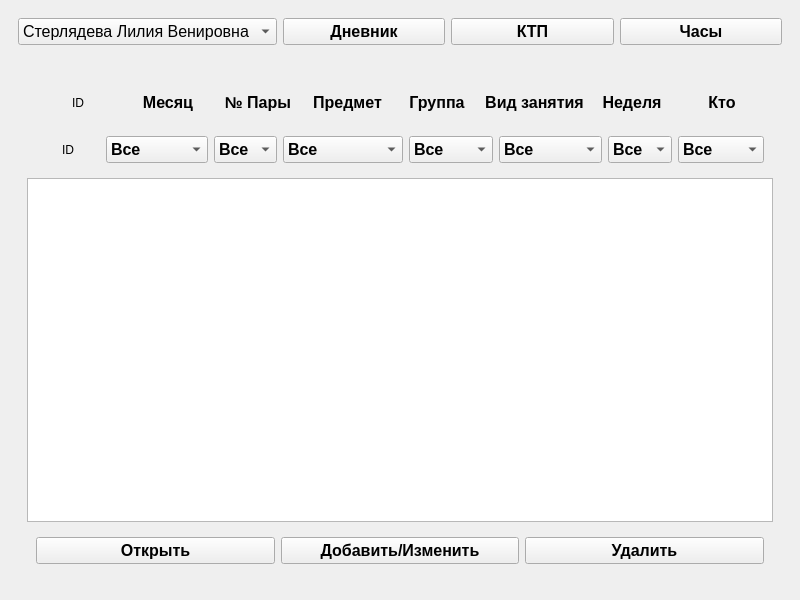
<?xml version="1.0" encoding="UTF-8"?>
<ui version="4.0">
 <class>MainWindow</class>
 <widget class="QMainWindow" name="MainWindow">
  <property name="geometry">
   <rect>
    <x>0</x>
    <y>0</y>
    <width>800</width>
    <height>600</height>
   </rect>
  </property>
  <property name="windowTitle">
   <string>MainWindow</string>
  </property>
  <widget class="QWidget" name="centralwidget">
   <layout class="QVBoxLayout" name="verticalLayout">
    <item>
     <widget class="QWidget" name="widget" native="true">
      <layout class="QVBoxLayout" name="verticalLayout_3">
       <item>
        <layout class="QHBoxLayout" name="horizontalLayout">
         <item>
          <widget class="QComboBox" name="FIO">
           <property name="font">
            <font>
             <pointsize>12</pointsize>
            </font>
           </property>
           <property name="currentText">
            <string>Стерлядева Лилия Венировна</string>
           </property>
           <property name="currentIndex">
            <number>0</number>
           </property>
           <item>
            <property name="text">
             <string>Стерлядева Лилия Венировна</string>
            </property>
           </item>
          </widget>
         </item>
         <item>
          <widget class="QPushButton" name="dnev">
           <property name="font">
            <font>
             <pointsize>12</pointsize>
             <weight>75</weight>
             <bold>true</bold>
            </font>
           </property>
           <property name="text">
            <string>Дневник</string>
           </property>
          </widget>
         </item>
         <item>
          <widget class="QPushButton" name="but_ktp">
           <property name="font">
            <font>
             <pointsize>12</pointsize>
             <weight>75</weight>
             <bold>true</bold>
            </font>
           </property>
           <property name="text">
            <string>КТП</string>
           </property>
          </widget>
         </item>
         <item>
          <widget class="QPushButton" name="but_time">
           <property name="font">
            <font>
             <pointsize>12</pointsize>
             <weight>75</weight>
             <bold>true</bold>
            </font>
           </property>
           <property name="text">
            <string>Часы</string>
           </property>
          </widget>
         </item>
        </layout>
       </item>
       <item>
        <widget class="QStackedWidget" name="stackedWidget">
         <widget class="QWidget" name="page1">
          <layout class="QVBoxLayout" name="verticalLayout_2">
           <item>
            <widget class="QWidget" name="table" native="true">
             <layout class="QHBoxLayout" name="horizontalLayout_4"/>
            </widget>
           </item>
           <item>
            <widget class="QWidget" name="labels" native="true">
             <layout class="QHBoxLayout" name="horizontalLayout_2">
              <item>
               <widget class="QLabel" name="label_3">
                <property name="text">
                 <string>ID</string>
                </property>
                <property name="alignment">
                 <set>Qt::AlignCenter</set>
                </property>
               </widget>
              </item>
              <item>
               <widget class="QLabel" name="month_2">
                <property name="font">
                 <font>
                  <pointsize>12</pointsize>
                  <weight>75</weight>
                  <bold>true</bold>
                 </font>
                </property>
                <property name="text">
                 <string>Месяц</string>
                </property>
                <property name="alignment">
                 <set>Qt::AlignCenter</set>
                </property>
               </widget>
              </item>
              <item>
               <widget class="QLabel" name="number_2">
                <property name="font">
                 <font>
                  <pointsize>12</pointsize>
                  <weight>75</weight>
                  <bold>true</bold>
                 </font>
                </property>
                <property name="text">
                 <string>№ Пары</string>
                </property>
                <property name="alignment">
                 <set>Qt::AlignCenter</set>
                </property>
               </widget>
              </item>
              <item>
               <widget class="QLabel" name="item_2">
                <property name="font">
                 <font>
                  <pointsize>12</pointsize>
                  <weight>75</weight>
                  <bold>true</bold>
                 </font>
                </property>
                <property name="text">
                 <string>Предмет</string>
                </property>
                <property name="alignment">
                 <set>Qt::AlignCenter</set>
                </property>
               </widget>
              </item>
              <item>
               <widget class="QLabel" name="group_2">
                <property name="font">
                 <font>
                  <pointsize>12</pointsize>
                  <weight>75</weight>
                  <bold>true</bold>
                 </font>
                </property>
                <property name="text">
                 <string>Группа</string>
                </property>
                <property name="alignment">
                 <set>Qt::AlignCenter</set>
                </property>
               </widget>
              </item>
              <item>
               <widget class="QLabel" name="classes_2">
                <property name="font">
                 <font>
                  <pointsize>12</pointsize>
                  <weight>75</weight>
                  <bold>true</bold>
                 </font>
                </property>
                <property name="text">
                 <string>Вид занятия</string>
                </property>
                <property name="alignment">
                 <set>Qt::AlignCenter</set>
                </property>
               </widget>
              </item>
              <item>
               <widget class="QLabel" name="week_2">
                <property name="font">
                 <font>
                  <pointsize>12</pointsize>
                  <weight>75</weight>
                  <bold>true</bold>
                 </font>
                </property>
                <property name="text">
                 <string>Неделя</string>
                </property>
                <property name="alignment">
                 <set>Qt::AlignCenter</set>
                </property>
               </widget>
              </item>
              <item>
               <widget class="QLabel" name="who_2">
                <property name="font">
                 <font>
                  <pointsize>12</pointsize>
                  <weight>75</weight>
                  <bold>true</bold>
                 </font>
                </property>
                <property name="text">
                 <string>Кто</string>
                </property>
                <property name="alignment">
                 <set>Qt::AlignCenter</set>
                </property>
               </widget>
              </item>
             </layout>
            </widget>
           </item>
           <item>
            <widget class="QWidget" name="combos" native="true">
             <layout class="QHBoxLayout" name="horizontalLayout_3">
              <item>
               <widget class="QLabel" name="id">
                <property name="layoutDirection">
                 <enum>Qt::LeftToRight</enum>
                </property>
                <property name="text">
                 <string>ID</string>
                </property>
                <property name="alignment">
                 <set>Qt::AlignCenter</set>
                </property>
               </widget>
              </item>
              <item>
               <widget class="QComboBox" name="month_1">
                <property name="font">
                 <font>
                  <pointsize>12</pointsize>
                  <weight>75</weight>
                  <bold>true</bold>
                 </font>
                </property>
                <property name="layoutDirection">
                 <enum>Qt::LeftToRight</enum>
                </property>
                <item>
                 <property name="text">
                  <string>Все</string>
                 </property>
                </item>
                <item>
                 <property name="text">
                  <string>Январь</string>
                 </property>
                </item>
                <item>
                 <property name="text">
                  <string>Февраль</string>
                 </property>
                </item>
                <item>
                 <property name="text">
                  <string>Март</string>
                 </property>
                </item>
                <item>
                 <property name="text">
                  <string>Апрель</string>
                 </property>
                </item>
                <item>
                 <property name="text">
                  <string>Май</string>
                 </property>
                </item>
                <item>
                 <property name="text">
                  <string>Июнь</string>
                 </property>
                </item>
               </widget>
              </item>
              <item>
               <widget class="QComboBox" name="number_1">
                <property name="font">
                 <font>
                  <pointsize>12</pointsize>
                  <weight>75</weight>
                  <bold>true</bold>
                 </font>
                </property>
                <property name="layoutDirection">
                 <enum>Qt::LeftToRight</enum>
                </property>
                <item>
                 <property name="text">
                  <string>Все</string>
                 </property>
                </item>
                <item>
                 <property name="text">
                  <string>1</string>
                 </property>
                </item>
                <item>
                 <property name="text">
                  <string>2</string>
                 </property>
                </item>
                <item>
                 <property name="text">
                  <string>3</string>
                 </property>
                </item>
                <item>
                 <property name="text">
                  <string>4</string>
                 </property>
                </item>
                <item>
                 <property name="text">
                  <string>5</string>
                 </property>
                </item>
                <item>
                 <property name="text">
                  <string>6</string>
                 </property>
                </item>
               </widget>
              </item>
              <item>
               <widget class="QComboBox" name="item_1">
                <property name="font">
                 <font>
                  <pointsize>12</pointsize>
                  <weight>75</weight>
                  <bold>true</bold>
                 </font>
                </property>
                <property name="layoutDirection">
                 <enum>Qt::LeftToRight</enum>
                </property>
                <item>
                 <property name="text">
                  <string>Все</string>
                 </property>
                </item>
                <item>
                 <property name="text">
                  <string>ДМ</string>
                 </property>
                </item>
                <item>
                 <property name="text">
                  <string>ИнфИС11к</string>
                 </property>
                </item>
                <item>
                 <property name="text">
                  <string>ИнфИС12к</string>
                 </property>
                </item>
                <item>
                 <property name="text">
                  <string>ИнфЮр11К</string>
                 </property>
                </item>
                <item>
                 <property name="text">
                  <string>ИнфЮр21К</string>
                 </property>
                </item>
                <item>
                 <property name="text">
                  <string>ИнфЮр22К</string>
                 </property>
                </item>
                <item>
                 <property name="text">
                  <string>ИнфЮр23К</string>
                 </property>
                </item>
                <item>
                 <property name="text">
                  <string>ИТИС21к</string>
                 </property>
                </item>
                <item>
                 <property name="text">
                  <string>МатИС11к</string>
                 </property>
                </item>
                <item>
                 <property name="text">
                  <string>УПр</string>
                 </property>
                </item>
               </widget>
              </item>
              <item>
               <widget class="QComboBox" name="group_1">
                <property name="font">
                 <font>
                  <pointsize>12</pointsize>
                  <weight>75</weight>
                  <bold>true</bold>
                 </font>
                </property>
                <property name="layoutDirection">
                 <enum>Qt::LeftToRight</enum>
                </property>
                <item>
                 <property name="text">
                  <string>Все</string>
                 </property>
                </item>
                <item>
                 <property name="text">
                  <string>ИС21к</string>
                 </property>
                </item>
                <item>
                 <property name="text">
                  <string>ИС11к</string>
                 </property>
                </item>
                <item>
                 <property name="text">
                  <string>ИС12к</string>
                 </property>
                </item>
                <item>
                 <property name="text">
                  <string>ЮР11к</string>
                 </property>
                </item>
                <item>
                 <property name="text">
                  <string>ЮР21к</string>
                 </property>
                </item>
                <item>
                 <property name="text">
                  <string>ЮР22к</string>
                 </property>
                </item>
                <item>
                 <property name="text">
                  <string>ЮР23к</string>
                 </property>
                </item>
               </widget>
              </item>
              <item>
               <widget class="QComboBox" name="classes_1">
                <property name="font">
                 <font>
                  <pointsize>12</pointsize>
                  <weight>75</weight>
                  <bold>true</bold>
                 </font>
                </property>
                <property name="layoutDirection">
                 <enum>Qt::LeftToRight</enum>
                </property>
                <item>
                 <property name="text">
                  <string>Все</string>
                 </property>
                </item>
                <item>
                 <property name="text">
                  <string>0</string>
                 </property>
                </item>
                <item>
                 <property name="text">
                  <string>Лекция</string>
                 </property>
                </item>
                <item>
                 <property name="text">
                  <string>Практика</string>
                 </property>
                </item>
                <item>
                 <property name="text">
                  <string>Урок</string>
                 </property>
                </item>
                <item>
                 <property name="text">
                  <string>№Н/Д</string>
                 </property>
                </item>
               </widget>
              </item>
              <item>
               <widget class="QComboBox" name="week_1">
                <property name="font">
                 <font>
                  <pointsize>12</pointsize>
                  <weight>75</weight>
                  <bold>true</bold>
                 </font>
                </property>
                <property name="layoutDirection">
                 <enum>Qt::LeftToRight</enum>
                </property>
                <item>
                 <property name="text">
                  <string>Все</string>
                 </property>
                </item>
                <item>
                 <property name="text">
                  <string>1</string>
                 </property>
                </item>
                <item>
                 <property name="text">
                  <string>2</string>
                 </property>
                </item>
                <item>
                 <property name="text">
                  <string>3</string>
                 </property>
                </item>
                <item>
                 <property name="text">
                  <string>4</string>
                 </property>
                </item>
                <item>
                 <property name="text">
                  <string>5</string>
                 </property>
                </item>
                <item>
                 <property name="text">
                  <string>6</string>
                 </property>
                </item>
                <item>
                 <property name="text">
                  <string>7</string>
                 </property>
                </item>
                <item>
                 <property name="text">
                  <string>8</string>
                 </property>
                </item>
                <item>
                 <property name="text">
                  <string>9</string>
                 </property>
                </item>
                <item>
                 <property name="text">
                  <string>10</string>
                 </property>
                </item>
                <item>
                 <property name="text">
                  <string>11</string>
                 </property>
                </item>
                <item>
                 <property name="text">
                  <string>12</string>
                 </property>
                </item>
                <item>
                 <property name="text">
                  <string>13</string>
                 </property>
                </item>
                <item>
                 <property name="text">
                  <string>14</string>
                 </property>
                </item>
               </widget>
              </item>
              <item>
               <widget class="QComboBox" name="who_1">
                <property name="font">
                 <font>
                  <pointsize>12</pointsize>
                  <weight>75</weight>
                  <bold>true</bold>
                 </font>
                </property>
                <property name="layoutDirection">
                 <enum>Qt::LeftToRight</enum>
                </property>
                <item>
                 <property name="text">
                  <string>Все</string>
                 </property>
                </item>
                <item>
                 <property name="text">
                  <string>Я</string>
                 </property>
                </item>
                <item>
                 <property name="text">
                  <string>Другой</string>
                 </property>
                </item>
               </widget>
              </item>
             </layout>
            </widget>
           </item>
           <item>
            <widget class="QTableView" name="tableView"/>
           </item>
           <item>
            <widget class="QWidget" name="buttons" native="true">
             <layout class="QHBoxLayout" name="horizontalLayout_5">
              <item>
               <widget class="QPushButton" name="openes">
                <property name="font">
                 <font>
                  <pointsize>12</pointsize>
                  <weight>75</weight>
                  <bold>true</bold>
                 </font>
                </property>
                <property name="text">
                 <string>Открыть</string>
                </property>
               </widget>
              </item>
              <item>
               <widget class="QPushButton" name="exchange">
                <property name="font">
                 <font>
                  <pointsize>12</pointsize>
                  <weight>75</weight>
                  <bold>true</bold>
                 </font>
                </property>
                <property name="text">
                 <string>Добавить/Изменить</string>
                </property>
               </widget>
              </item>
              <item>
               <widget class="QPushButton" name="repear">
                <property name="enabled">
                 <bool>true</bool>
                </property>
                <property name="font">
                 <font>
                  <pointsize>12</pointsize>
                  <weight>75</weight>
                  <bold>true</bold>
                 </font>
                </property>
                <property name="text">
                 <string>Удалить</string>
                </property>
               </widget>
              </item>
             </layout>
            </widget>
           </item>
          </layout>
         </widget>
         <widget class="QWidget" name="page2"/>
         <widget class="QWidget" name="page3"/>
        </widget>
       </item>
      </layout>
     </widget>
    </item>
   </layout>
  </widget>
 </widget>
 <resources/>
 <connections/>
</ui>
